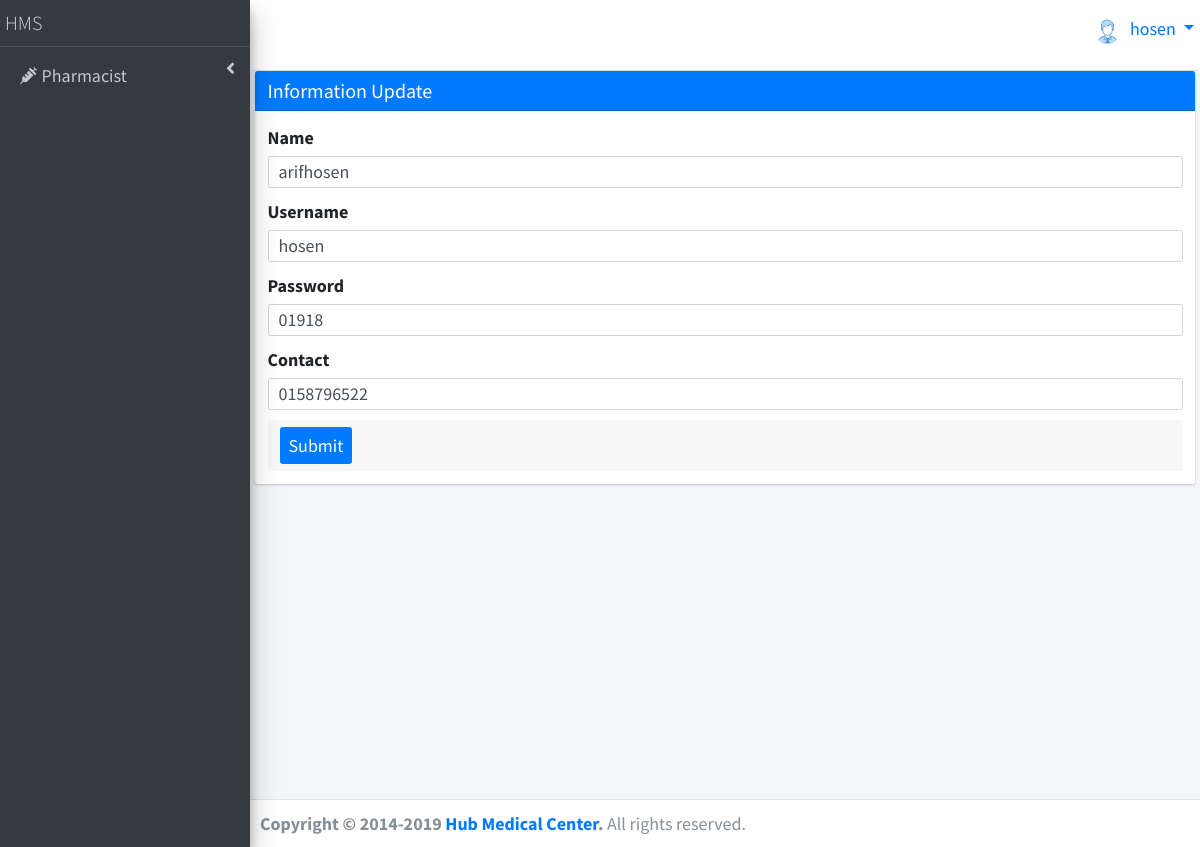
Page /pharmacist/editprofile.php (signed in) on the committed database.
### tables this page shows
CREATE TABLE `pharmacist` (
  `id` int(11) NOT NULL,
  `name` varchar(40) NOT NULL,
  `contact` varchar(40) NOT NULL,
  `image` varchar(255) NOT NULL,
  `username` varchar(40) NOT NULL,
  `password` varchar(255) NOT NULL
);

### pharmacist/editprofile.php (the view, shortened to what this page needs)
 <?php
 include_once("layout/header.php");
 include_once("layout/sidebar.php");
 $id=$_SESSION["pharmacist"]["id"];
 $sql="select * from pharmacist where id=".$id;
 $pharmacist=mysqli_query($con,$sql);
  while($res=mysqli_fetch_array($pharmacist)){
  $name=$res["name"];
  $username=$res["username"];
  $pass=$res['password'];
  $contact=$res["contact"];
}
 ?>
  <div class="content-wrapper">
    <section class="content">
    <div class="card card-primary">
              <div class="card-header">
                <h3 class="card-title" style="font-size:2rem">Information Update</h3>
              </div>
              <form role="form" method="POST" action="" enctype="multipart/form-data">
                <div class="card-body">
                  <div class="form-group">
                    <label for="exampleInputname">Name</label>
                    <input style="font-size:1.8rem;padding:1.5rem 1.5rem 1.5rem 1rem" type="text" name="name" class="form-control" id="exampleInputname" value="<?=$name?>" placeholder="Enter Name">
                  </div>
                  <div class="form-group">
                    <label for="exampleInputusrname">Username</label>
                    <input style="font-size:1.8rem;padding:1.5rem 1.5rem 1.5rem 1rem" name="usrname" type="text" class="form-control" id="exampleInputusrname" value="<?=$username?>" placeholder="Enter username">
                  </div>
                  <div class="form-group">
                    <label for="exampleInputcontact">Password</label>
                    <input style="font-size:1.8rem;padding:1.5rem 1.5rem 1.5rem 1rem"  name="password" value="<?=$pass?>" type="text" class="form-control" id="exampleInputcontact" placeholder="password">
                  </div>
                  <div class="form-group">
                    <label for="exampleInputcontact">Contact</label>
                    <input style="font-size:1.8rem;padding:1.5rem 1.5rem 1.5rem 1rem" name="contact" value="<?=$contact?>" type="text" class="form-control" id="exampleInputcontact" placeholder="Contact">
                  </div>
                <div class="card-footer">
                  <button style="font-size:1.8rem" type="submit" class="btn btn-primary" name="btn_sub">Submit</button>
                </div>
              </form>
            </div>
    </section>
  </div>
 <?php
 include_once('layout/footer.php');
 ?>

### rows in the picture
pharmacist: name "arifhosen", usrname "hosen", password "01918", contact "0158796522"

### other values in the picture
$_SESSION["pharmacist"]["username"] "hosen"
